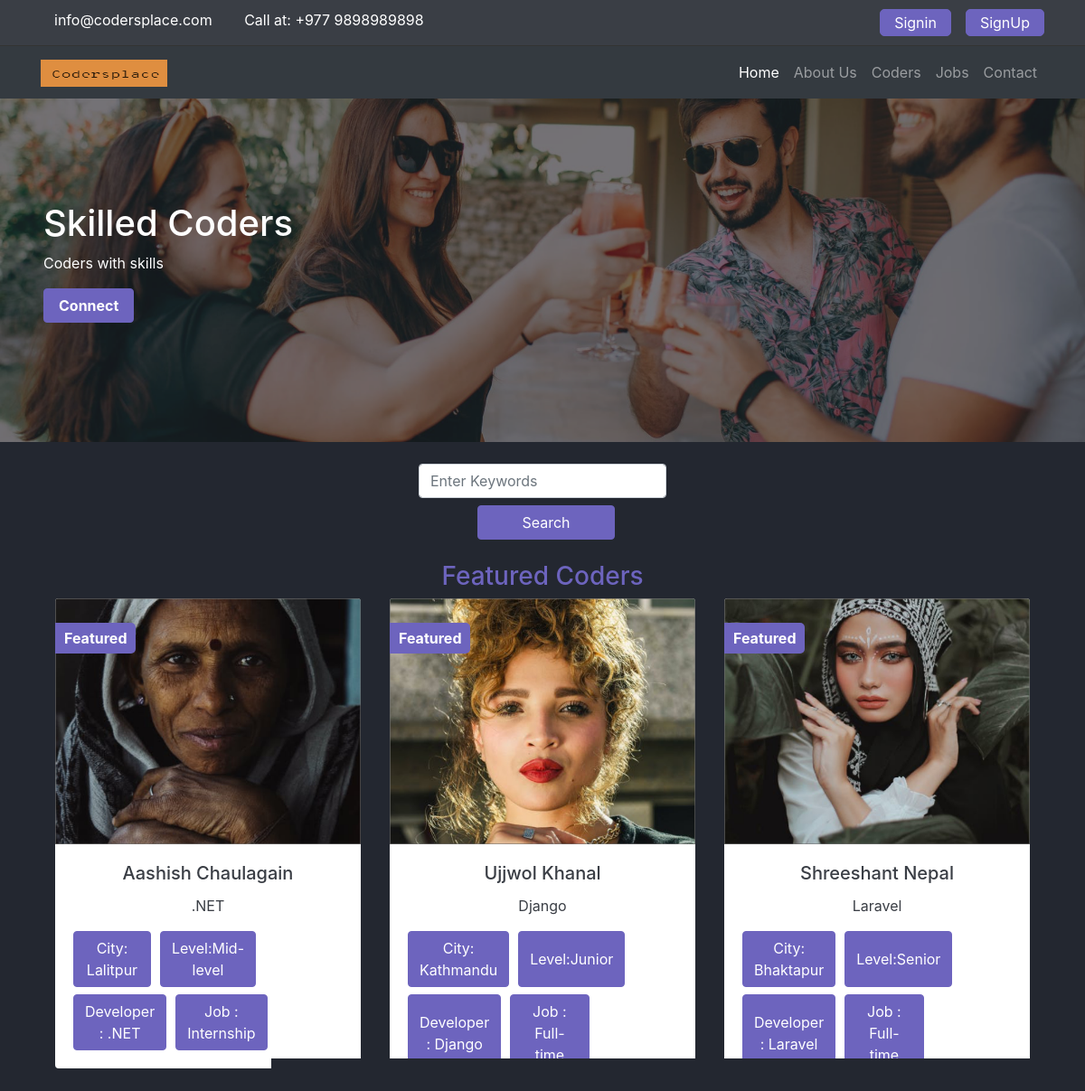
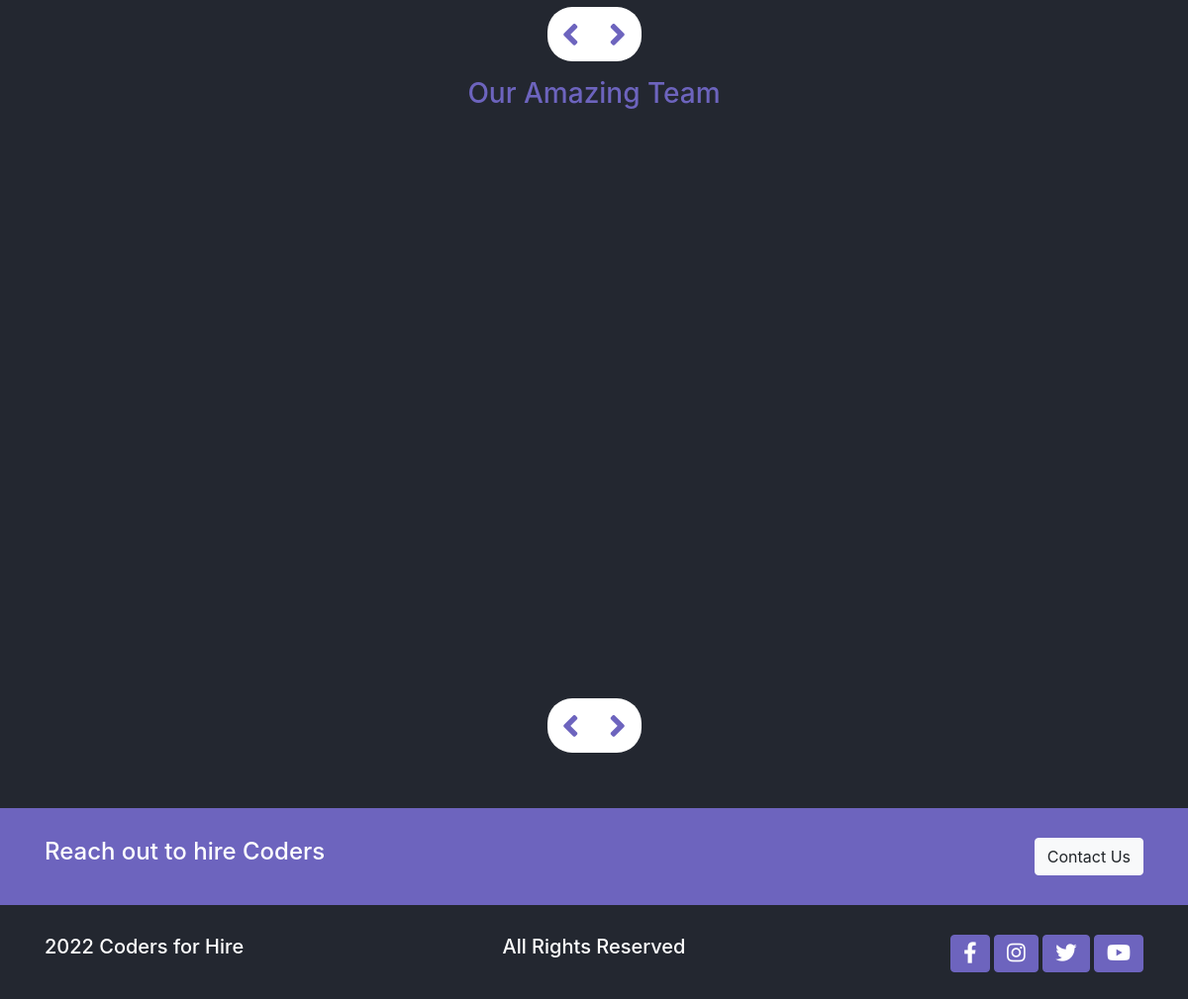
The page / on the database its author committed (2 pictures, top to bottom).
### webpages/models.py (models this page shows, shortened)
class Slider(models.Model):
    headline = models.CharField(max_length=255)
    subtitle = models.CharField(max_length=255)
    button_text = models.CharField(max_length=255)
    photo = models.ImageField(upload_to = 'media/slider/')
    created_date = models.DateTimeField(auto_now_add=True)

class Team(models.Model):
    first_name = models.CharField(max_length=255)
    last_name = models.CharField(max_length=255)
    role = models.CharField(max_length=255)
    fb_link = models.CharField(max_length=255)
    linkedin_link = models.CharField(max_length=255)
    photo = models.ImageField(upload_to="media/team/")
    created_date = models.DateTimeField(auto_now_add=True)

### coders/models.py (models this page shows, shortened)
class Coder(models.Model):
    level_choices = (
        ('Fresher', 'Fresher'),
        ('Junior', 'Junior'),
        ('Mid-level', 'Mid-level'),
        ('Senior', 'Senior'),
    )
    job_choices = (
        ('Part-time', 'Part-time'),
        ('Full-time', 'Full-time'),
        ('Remote-work', 'Remote-work'),
        ('Internship', 'Internship'),
    )
    developer_choices = (
        ('.NET', '.NET'),
        ('React', 'React'),
        ('Nodejs', 'Nodejs'),
        ('PHP', 'PHP'),
        ('Laravel', 'Laravel'),
        ('Angular', 'Angular'),
        ('Django', 'Django'),
    )
    user = models.OneToOneField(User, on_delete=models.CASCADE, null=True)
    name = models.CharField(max_length=255)
    email = models.EmailField(null=True)
    photo = models.ImageField(upload_to='media/coders/')
    description = RichTextField()
    city = models.CharField(max_length=255)
    level_type = models.CharField(max_length=255, choices=level_choices)
    job_type = models.CharField(max_length=255, choices=job_choices)
    developer_type = models.CharField(
        max_length=255, choices=developer_choices)
    is_featured = models.BooleanField(default=False)
    created_date = models.DateTimeField(default=datetime.now, blank=True)
    skills = models.CharField(max_length=255, blank=True, null=True)

### webpages/views.py (the view)
# urls.py: 2. Add a URL to urlpatterns:  path('', views.home, name='home')
def home(request):
    sliders = Slider.objects.all()
    teams = Team.objects.all()
    featured_coders = Coder.objects.order_by('-created_date').filter(is_featured=True)
    data = {
        'sliders': sliders,
        'teams' : teams,
        'featured_coders': featured_coders,
    }
    return render(request, 'webpages/home.html',data)

### templates/webpages/home.html
{% extends 'base.html' %}
{% load static %}
{% block content %}
<main class="home">
    <div class="top" data-slick='{"slidesToShow": 1, "slidesToScroll": 1}'>
      {% for slide in sliders %}
      <div class="top-banner">
        <img src="{{ slide.photo.url }}" alt="" class="img-fluid w-100">
        <div class="top-container d-flex flex-column pl-5">
          <h1>
            {{ slide.headline }}
          </h1>
          <p>
            {{ slide.subtitle }}
          </p>
          <div>
            <button class="btn btn-accent pl-3 pr-3 text-capitalize font-weight-bold">
              {{ slide.button_text }}
            </button>
          </div>
        </div>
      </div>
      {% endfor %}
    </div>
    <section class="container d-flex justify-content-center align-items-center mt-4">
      <form method="GET" action="{% url 'search' %}" class="row text-center">
        <div class="col-md-auto">
          <div class="form-group mb-2">
            <input name ="keyword" class="form-control" placeholder="Enter Keywords">
          </div>
          <div class="text-center">
            <button type="submit" class="btn btn-accent ml-2 mb-2 pl-5 pr-5">Search</button>
          </div>
        </div>
      </form>
    </section>
    <section class="container mt-3">
      <h3 class="text-center">Featured Coders</h3>
      <div class="team slider" data-slick='{"slidesToShow": 3, "slidesToScroll": 1}'>
        {% for fc in featured_coders %}
        <div class="card border-0 text-center ml-3 mr-3">
          <div class="feature-text">
            <a href="{% url 'coders_detail' fc.id %}">
              <img src="{{ fc.photo.url }}" class="card-img-top" alt="team-member">
              <span class="text-left bg-accent font-weight-bold">
                Featured
              </span>
            </a>
          </div>
          <div class="card-body">
            <h5 class="card-title">{{ fc.name }}</h5>
            <p class="card-text">{{ fc.developer_type }}</p>
            <div class="person-description mt-2">
              <button class="btn btn-accent"> City: {{ fc.city }} </button>
              <button class="btn btn-accent"> Level:{{ fc.level_type }} </button>
            </div>
            <div class="person-description mt-2">
              <button class="btn btn-accent"> Developer : {{ fc.developer_type }} </button>
              <button class="btn btn-accent"> Job : {{ fc.job_type }} </button>
            </div>
          </div>
        </div>
        {% endfor %}
      </div>
      <div class="controls d-flex justify-content-center mt-2 mb-2">
        <div class="d-flex">
          <i class="fa fa-angle-left youtuber-left"></i>
          <i class="fa fa-angle-right youtuber-right"></i>
        </div>
      </div>
    </section>
    <section class="container mt-3">
      <h3 class="text-center">Our Amazing Team</h3>
      <div class="team slider" data-slick='{"slidesToShow": 3, "slidesToScroll": 1}'>
        {% for team in teams %}
        <div class="card border-0 text-center  ml-3 mr-3">
          <img src="{{team.photo.url}}" class="card-img-top" alt="team-member">
          <div class="card-body">
            <h5 class="card-title">{{team.first_name}} {{ team.last_name }}</h5>
            <p class="card-text"> {{team.role}} </p>
            <div class="text-center mt-2">
              <a href="{{team.fb_link}}"><button class="btn btn-accent">  <i class="fab fa-facebook-f fa-lg	"></i> </button></a>
              <a href="{{team.linkedin_link}}"><button class="btn btn-accent"> <i class="fab fa-linkedin-in fa-lg	"></i> </button></a>
            </div>
          </div>
        </div>
        {% endfor %}
      </div>
      <div class="controls d-flex justify-content-center mt-2 mb-2">
        <div class="d-flex">
          <i class="fa fa-angle-left team-left"></i>
          <i class="fa fa-angle-right team-right"></i>
        </div>
      </div>
    </section>
</main>
{% endblock %}

### codersplace/static/css/base.css (style rules this page uses)
:root { --primary: #232730; --secondary: #3a3e45; --white: #888787; --accent: #6d64be; }
body { background-color: var(--primary); color: #fff; }
a { color: #fff; }
h2, h3 { color: var(--accent); }
.btn-accent { background-color: var(--accent); color: #fff; border-color: var(--accent); outline: none; }
.card { color: var(--secondary); width: 22.5rem; }
main { overflow: hidden; }

### codersplace/static/css/utils.css (style rules this page uses)
.bg-accent { color: #ffffff; background-color: var(--accent); }
.feature-text { position: relative; }
.feature-text span { position: absolute; top: 10%; left: 0; padding: 5px 10px; border-top-right-radius: 5px; border-bottom-right-radius: 5px; }
.person-description { display: grid; grid-template-columns: 1fr 1fr 1fr; column-gap: 10px; }

### codersplace/static/css/style.css (style rules this page uses)
.controls i { background-color: #fff; padding: 10px 15px; font-size: 35px; color: var(--accent); }
.controls i:first-child { border-top-left-radius: 25px; border-bottom-left-radius: 25px; }
.controls i:last-child { border-top-right-radius: 25px; border-bottom-right-radius: 25px; }
.top-banner { position: relative; }
.top-banner img { height: 380px; width: 100%; }
.home .top-banner .top-container { position: absolute; top: 30%; left: 0; }

### rows shown on the page
Slider: photo (picture), headline "Skilled Coders", subtitle "Coders with skills", button_text "Connect"
Coder: photo (picture), name "Aashish Chaulagain", developer_type ".NET", city "Lalitpur", level_type "Mid-level", job_type "Internship"
Coder: photo (picture), name "Ujjwol Khanal", developer_type "Django", city "Kathmandu", level_type "Junior", job_type "Full-time"
Coder: photo (picture), name "Shreeshant Nepal", developer_type "Laravel", city "Bhaktapur", level_type "Senior", job_type "Full-time"
Team: photo (picture)
Team: photo (picture)
Team: photo (picture)
